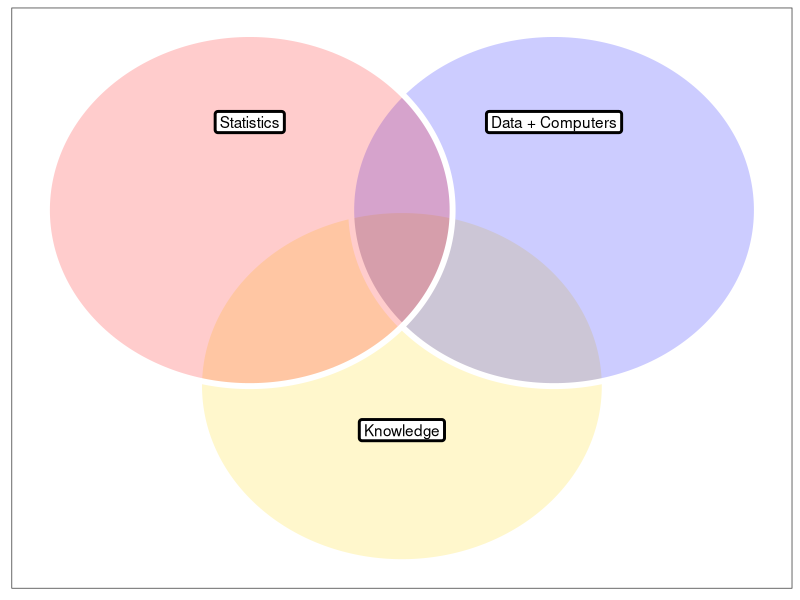

Recreate this plot in R.
## ---- chunk 1
knitr::opts_chunk$set(echo = FALSE)
library(tidyverse)
library(ggpubr)
library(ggforce)
## ---- chunk 2
ggplot() +
  geom_circle(aes(x0 = 1.5, y0 = 0, r = 2), size = 2, alpha = 0.2, fill = "gold", col = "white") +
  geom_circle(aes(x0 = 3, y0 = 2, r = 2), size = 2, alpha = 0.2, fill = "blue", col = "white") +
  geom_circle(aes(x0 = 0, y0 = 2, r = 2), size = 2, alpha = 0.2, fill = "red", col = "white") +
  geom_label(aes(x = 0, y = 3, label = "Statistics"), label.size = 1) + 
  geom_label(aes(x = 3, y = 3, label = "Data + Computers"), label.size = 1) + 
  geom_label(aes(x = 1.5, y = -0.5, label = "Knowledge"), label.size = 1) + 
  theme_no_axes()
## ---- chunk 3

